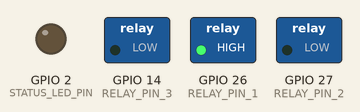
A sketch run on a simulated ESP32. On the bench: switched loads named in the sketch (green lamp = pin HIGH), output pins drawn as LEDs (lit = HIGH). WiFi joins after 1.5 s; servers stay silent unless stated; no MQTT or app messages arrive unless stated; what the sketch prints to the serial monitor is not drawn.

Above: at 0.2 s.
At 6.6 s:
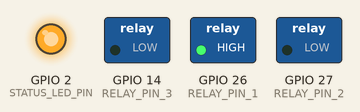
Timing chart, 0 to 8.1 s (numbered marks = the images above):
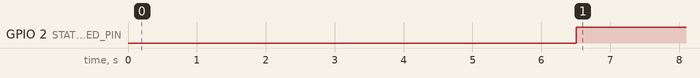

The sketch:

relay_controller.ino
```cpp
/*
 * ============================================================================
 *  ESP32 MQTT Relay Controller
 *  Smart Room Energy Management System
 * ============================================================================
 *
 *  This firmware connects to a WiFi network and an MQTT broker, subscribes
 *  to the `room/relays/state` topic, and drives three relay GPIO pins
 *  based on the `relay_1`, `relay_2`, `relay_3` boolean values in the
 *  incoming JSON payload.
 *
 *  Architecture:
 *    Rule Engine (Pi) ──MQTT──▶ room/relays/state ──MQTT──▶ This ESP32
 *
 *  The rule engine publishes payloads like:
 *    {
 *      "mode": "B",
 *      "relay_1": true,
 *      "relay_2": true,
 *      "relay_3": false,
 *      "reason": "...",
 *      "timestamp": "..."
 *    }
 *
 *  Dependencies (install via Arduino Library Manager):
 *    1. PubSubClient  by Nick O'Leary  (MQTT client)
 *    2. ArduinoJson   by Benoît Blanchon  (JSON parser, v7+)
 *
 *  Board:
 *    ESP32 Dev Module (or any ESP32 variant)
 *    Select under Tools > Board > ESP32 Arduino > "ESP32 Dev Module"
 *
 * ============================================================================
 */

#include <WiFi.h>
#include <PubSubClient.h>
#include <ArduinoJson.h>

// ============================================================================
//  USER CONFIGURATION — Edit these values for your local setup
// ============================================================================

// WiFi credentials
#define WIFI_SSID          "YOUR_WIFI_SSID"
#define WIFI_PASSWORD      "YOUR_WIFI_PASSWORD"

// MQTT broker (the Raspberry Pi's IP address on your local network)
#define MQTT_SERVER        "192.168.1.100"
#define MQTT_PORT          1883
#define MQTT_CLIENT_ID     "esp32-relay-controller"

// GPIO pins connected to the relay module inputs (active HIGH)
// Change these to match your wiring.
#define RELAY_PIN_1        26    // Priority 1 — Critical loads
#define RELAY_PIN_2        27    // Priority 2 — Comfort loads
#define RELAY_PIN_3        14    // Priority 3 — Luxury loads

// MQTT topic published by the rule engine
#define MQTT_TOPIC         "room/relays/state"

// Status LED (built-in on most ESP32 dev boards)
#define STATUS_LED_PIN     2

// Reconnection intervals (milliseconds)
#define WIFI_RETRY_MS      5000
#define MQTT_RETRY_MS      5000

// ============================================================================
//  GLOBALS
// ============================================================================

WiFiClient   wifiClient;
PubSubClient mqttClient(wifiClient);

unsigned long lastWifiAttempt = 0;
unsigned long lastMqttAttempt = 0;

// Track current relay states for status reporting
bool relayState1 = false;
bool relayState2 = false;
bool relayState3 = false;

// Track current mode letter for serial output
String currentMode = "C";

// ============================================================================
//  FORWARD DECLARATIONS
// ============================================================================

void setupRelays();
void setRelay(uint8_t pin, bool state);
void applyRelayStates(bool r1, bool r2, bool r3);
void applySafeMode();
void connectWifi();
void connectMqtt();
void mqttCallback(char* topic, byte* payload, unsigned int length);
void printRelayStatus();

// ============================================================================
//  RELAY CONTROL
// ============================================================================

/**
 * Configure all relay GPIO pins as outputs and default to safe state (Mode C).
 */
void setupRelays() {
    pinMode(RELAY_PIN_1, OUTPUT);
    pinMode(RELAY_PIN_2, OUTPUT);
    pinMode(RELAY_PIN_3, OUTPUT);

    // Boot into Mode C (baseline — only critical load ON)
    applySafeMode();
    Serial.println("[RELAY] GPIO pins initialized. Default: Mode C (safe).");
}

/**
 * Drive a single relay pin HIGH (ON) or LOW (OFF).
 */
void setRelay(uint8_t pin, bool state) {
    digitalWrite(pin, state ? HIGH : LOW);
}

/**
 * Apply a full set of relay states and update tracking variables.
 */
void applyRelayStates(bool r1, bool r2, bool r3) {
    setRelay(RELAY_PIN_1, r1);
    setRelay(RELAY_PIN_2, r2);
    setRelay(RELAY_PIN_3, r3);

    relayState1 = r1;
    relayState2 = r2;
    relayState3 = r3;
}

/**
 * Force Mode C (safest mode) — only critical load stays ON.
 * Called on boot and when MQTT connection is lost.
 */
void applySafeMode() {
    applyRelayStates(true, false, false);
    currentMode = "C";
}

// ============================================================================
//  WIFI CONNECTION (non-blocking)
// ============================================================================

/**
 * Attempt to connect to WiFi. Non-blocking — returns immediately if already
 * connected or if the retry interval hasn't elapsed.
 */
void connectWifi() {
    if (WiFi.status() == WL_CONNECTED) return;

    unsigned long now = millis();
    if (now - lastWifiAttempt < WIFI_RETRY_MS) return;
    lastWifiAttempt = now;

    Serial.printf("[WIFI] Connecting to \"%s\" ...\n", WIFI_SSID);
    WiFi.mode(WIFI_STA);
    WiFi.begin(WIFI_SSID, WIFI_PASSWORD);

    // Brief blocking wait (max 10s) for initial connection only
    int retries = 20;
    while (WiFi.status() != WL_CONNECTED && retries-- > 0) {
        delay(500);
        Serial.print(".");
    }
    Serial.println();

    if (WiFi.status() == WL_CONNECTED) {
        Serial.printf("[WIFI] Connected! IP: %s\n", WiFi.localIP().toString().c_str());
        digitalWrite(STATUS_LED_PIN, HIGH);
    } else {
        Serial.println("[WIFI] Connection failed. Will retry...");
        digitalWrite(STATUS_LED_PIN, LOW);
    }
}

// ============================================================================
//  MQTT CONNECTION (non-blocking)
// ============================================================================

/**
 * Attempt to connect to the MQTT broker. Non-blocking — returns immediately
 * if already connected or if the retry interval hasn't elapsed.
 *
 * On successful connection, subscribes to the relay state topic.
 * On disconnection, forces Mode C for safety.
 */
void connectMqtt() {
    if (mqttClient.connected()) return;
    if (WiFi.status() != WL_CONNECTED) return;

    unsigned long now = millis();
    if (now - lastMqttAttempt < MQTT_RETRY_MS) return;
    lastMqttAttempt = now;

    Serial.printf("[MQTT] Connecting to %s:%d ...\n", MQTT_SERVER, MQTT_PORT);

    if (mqttClient.connect(MQTT_CLIENT_ID)) {
        Serial.println("[MQTT] Connected to broker.");

        // Subscribe to the relay state topic with QoS 1
        mqttClient.subscribe(MQTT_TOPIC, 1);
        Serial.printf("[MQTT] Subscribed to: %s\n", MQTT_TOPIC);

        // Publish a "connected" status so the dashboard/rule engine can see us
        String statusPayload = "{\"status\":\"online\",\"client\":\"" MQTT_CLIENT_ID "\"}";
        mqttClient.publish("room/relays/esp32_status", statusPayload.c_str(), true);

    } else {
        Serial.printf("[MQTT] Connection failed (rc=%d). Will retry in %ds...\n",
                       mqttClient.state(), MQTT_RETRY_MS / 1000);

        // Safety: drop to Mode C while disconnected
        applySafeMode();
        Serial.println("[RELAY] Forced Mode C (MQTT disconnected — safe fallback).");
    }
}

// ============================================================================
//  MQTT MESSAGE HANDLER
// ============================================================================

/**
 * Callback fired when a message arrives on a subscribed topic.
 *
 * Expected JSON payload (from rule_engine.py):
 *   {
 *     "mode": "B",
 *     "relay_1": true,
 *     "relay_2": true,
 *     "relay_3": false,
 *     "reason": "...",
 *     "timestamp": "..."
 *   }
 *
 * We only care about relay_1, relay_2, relay_3 (booleans).
 * The "type": "battery_lag_update" messages are silently ignored
 * (they don't contain relay fields).
 */
void mqttCallback(char* topic, byte* payload, unsigned int length) {
    // ── Guard: only process our topic ──
    if (String(topic) != MQTT_TOPIC) return;

    // ── Copy payload into a null-terminated string ──
    char json[512];
    unsigned int copyLen = (length < sizeof(json) - 1) ? length : sizeof(json) - 1;
    memcpy(json, payload, copyLen);
    json[copyLen] = '\0';

    Serial.printf("\n[MQTT] Message on %s (%u bytes):\n  %s\n", topic, length, json);

    // ── Parse JSON ──
    JsonDocument doc;
    DeserializationError err = deserializeJson(doc, json);

    if (err) {
        Serial.printf("[JSON] Parse error: %s — ignoring message.\n", err.c_str());
        return;
    }

    // ── Skip battery_lag_update messages (no relay data) ──
    if (doc.containsKey("type")) {
        const char* msgType = doc["type"];
        if (msgType && strcmp(msgType, "battery_lag_update") == 0) {
            Serial.println("[MQTT] Battery lag update — no relay action needed.");
            return;
        }
    }

    // ── Extract relay booleans ──
    if (!doc.containsKey("relay_1") || !doc.containsKey("relay_2") || !doc.containsKey("relay_3")) {
        Serial.println("[JSON] Missing relay_1/relay_2/relay_3 keys — ignoring.");
        return;
    }

    bool r1 = doc["relay_1"].as<bool>();
    bool r2 = doc["relay_2"].as<bool>();
    bool r3 = doc["relay_3"].as<bool>();

    // ── Extract mode (optional, for logging) ──
    if (doc.containsKey("mode")) {
        currentMode = doc["mode"].as<String>();
    }

    // ── Apply relay states ──
    applyRelayStates(r1, r2, r3);

    Serial.printf("[RELAY] Mode %s applied:\n", currentMode.c_str());
    printRelayStatus();
}

// ============================================================================
//  STATUS DISPLAY
// ============================================================================

/**
 * Print a formatted table of current relay states to Serial.
 */
void printRelayStatus() {
    Serial.println("  ┌─────────┬──────┬───────┐");
    Serial.println("  │  Relay  │ Pin  │ State │");
    Serial.println("  ├─────────┼──────┼───────┤");
    Serial.printf( "  │ Relay 1 │  %2d  │  %s  │  (Critical)\n",
                   RELAY_PIN_1, relayState1 ? " ON" : "OFF");
    Serial.printf( "  │ Relay 2 │  %2d  │  %s  │  (Comfort)\n",
                   RELAY_PIN_2, relayState2 ? " ON" : "OFF");
    Serial.printf( "  │ Relay 3 │  %2d  │  %s  │  (Luxury)\n",
                   RELAY_PIN_3, relayState3 ? " ON" : "OFF");
    Serial.println("  └─────────┴──────┴───────┘");
}

// ============================================================================
//  ARDUINO SETUP
// ============================================================================

void setup() {
    // ── Serial monitor ──
    Serial.begin(115200);
    delay(100);

    Serial.println();
    Serial.println("============================================");
    Serial.println("  ESP32 MQTT Relay Controller");
    Serial.println("  Smart Room Energy Management System");
    Serial.println("============================================");
    Serial.printf("  Firmware compiled: %s %s\n", __DATE__, __TIME__);
    Serial.printf("  Relay pins: P1=%d, P2=%d, P3=%d\n",
                   RELAY_PIN_1, RELAY_PIN_2, RELAY_PIN_3);
    Serial.printf("  MQTT topic: %s\n", MQTT_TOPIC);
    Serial.println("============================================\n");

    // ── Status LED ──
    pinMode(STATUS_LED_PIN, OUTPUT);
    digitalWrite(STATUS_LED_PIN, LOW);

    // ── Relay GPIOs ──
    setupRelays();

    // ── MQTT client config ──
    mqttClient.setServer(MQTT_SERVER, MQTT_PORT);
    mqttClient.setCallback(mqttCallback);

    // PubSubClient default buffer is 256 bytes — our payloads can be larger
    mqttClient.setBufferSize(1024);

    // ── Initial WiFi connection ──
    connectWifi();
}

// ============================================================================
//  ARDUINO MAIN LOOP
// ============================================================================

void loop() {
    // ── Maintain WiFi connection ──
    if (WiFi.status() != WL_CONNECTED) {
        connectWifi();
        return;  // Skip MQTT processing until WiFi is back
    }

    // ── Maintain MQTT connection ──
    if (!mqttClient.connected()) {
        connectMqtt();
    }

    // ── Process incoming MQTT messages ──
    mqttClient.loop();
}
```

Measured:
- by itself, GPIO 2 (STATUS_LED_PIN): LOW → HIGH at 6.5 s
